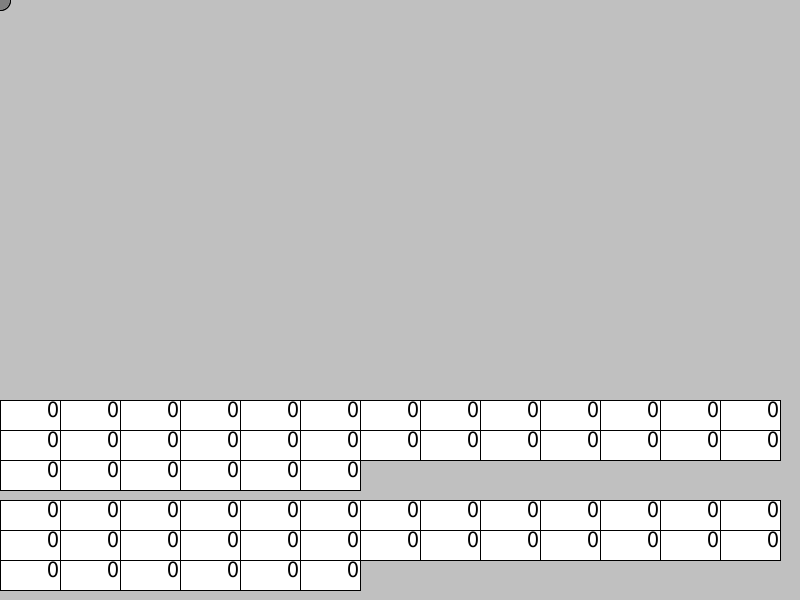
Frame 1 (no input)
Frame 60 (the mouse pressed at the canvas centre just before this capture): identical to frame 1, image omitted
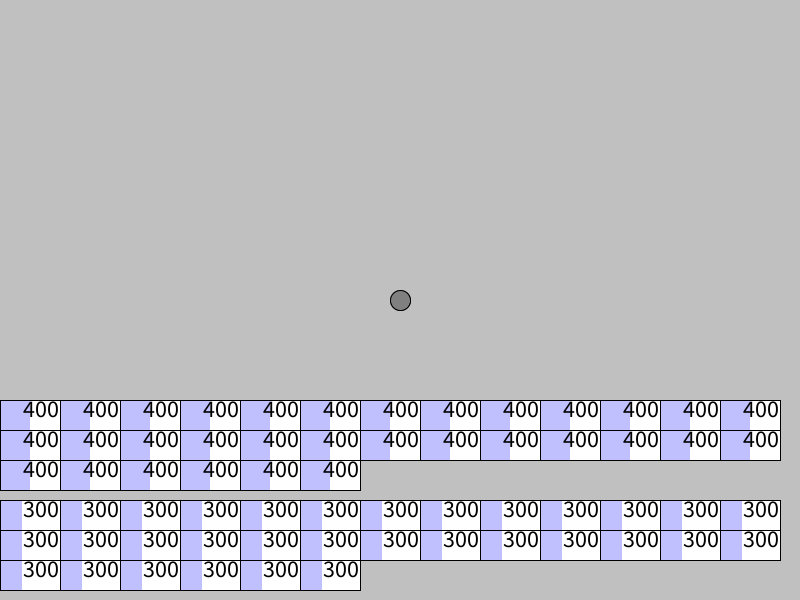
Frame 120 (the mouse held since frame 60 and released just before this capture)

The Processing sketch that drew these frames (run headless with seeded random() and noise(); from frame 60 on, the mouse is pressed at the canvas centre):

// Processing sketch: RingBuffer_exercise
// ── RingBuffer_exercise.pde
int logsize = 32;
int[] logX;
int[] logY;
int loghead;
int logtail;

IntArrayViewer viewerX, viewerY;

void setup() {
  size(800, 600);

  logX = new int[logsize];
  logY = new int[logsize];
  loghead = 0;
  logtail = 1;

  viewerX = new IntArrayViewer(width, 60, 30, logX, width);
  viewerY = new IntArrayViewer(width, 60, 30, logY, width);

  frameRate(15);
}

void draw() {
  background(192);

  updateLog(mouseX, mouseY);
  stroke(0);
  fill(255);
  ellipse(logX[loghead], logY[loghead], 20, 20);
  fill(128);
  ellipse(logX[logtail], logY[logtail], 20, 20);

  viewerX.draw(logX, 0, 400);
  viewerY.draw(logY, 0, 500);
}

void updateLog(int headX, int headY) {
  // Update 'loghead' to the apropriate position.
  loghead++;
  loghead = loghead % (logsize);
  
  logX[loghead] = headX;
  logY[loghead] = headY;
  
  // Then update 'logtail' to the apropriate position.
  logtail = (loghead+1) % logsize;
}
// ── IntArrayViewer.pde
class IntArrayViewer {
  int[] prev;
  int screen_w;
  int box_w;
  int box_h;
  int columns;
  int value_max;

  IntArrayViewer(int screen_w, int box_w, int box_h, int[] a, int value_max) {
    prev = new int[a.length];
    arrayCopy(a, prev);
    this.screen_w = screen_w;
    this.box_w = box_w;
    this.box_h = box_h;
    this.value_max = value_max;

    columns = screen_w / box_w;
  }

  void draw(int[] a, int ox, int oy) {
    pushMatrix();
    translate(ox, oy);
    textSize(24);
    textAlign(RIGHT, TOP);

    stroke(0);
    for (int i=0; i<a.length; i++) {
      int x = (i % columns) * box_w;
      int y = (i / columns) * box_h;
      noStroke();
      fill(255);
      rect(x, y, box_w, box_h);
      fill(192, 192, 255);
      rect(x, y, box_w * a[i] / value_max, box_h);
      stroke(0);
      noFill();
      rect(x, y, box_w, box_h);
      fill(0);
      text(a[i], x + box_w - 1, y);

      if (prev[i] != a[i]) {
        prev[i] = a[i];
        strokeWeight(5);
        noFill();
        stroke(255, 0, 0);
        rect(x, y, box_w, box_h);
        strokeWeight(1);
      }
    }
    popMatrix();
  }

  void drawPointer(int idx, String label, int ox, int oy, int label_x) {
    stroke(0);
    pushMatrix();
    translate(ox, oy);
    textAlign(LEFT, BOTTOM);
    text(label, label_x, -10);
    int x = (idx % columns) * box_w;
    int y = (idx / columns) * box_h;
    line(label_x + 10, -10, x + box_w / 2, y + box_h / 2);
    popMatrix();
  }
}
